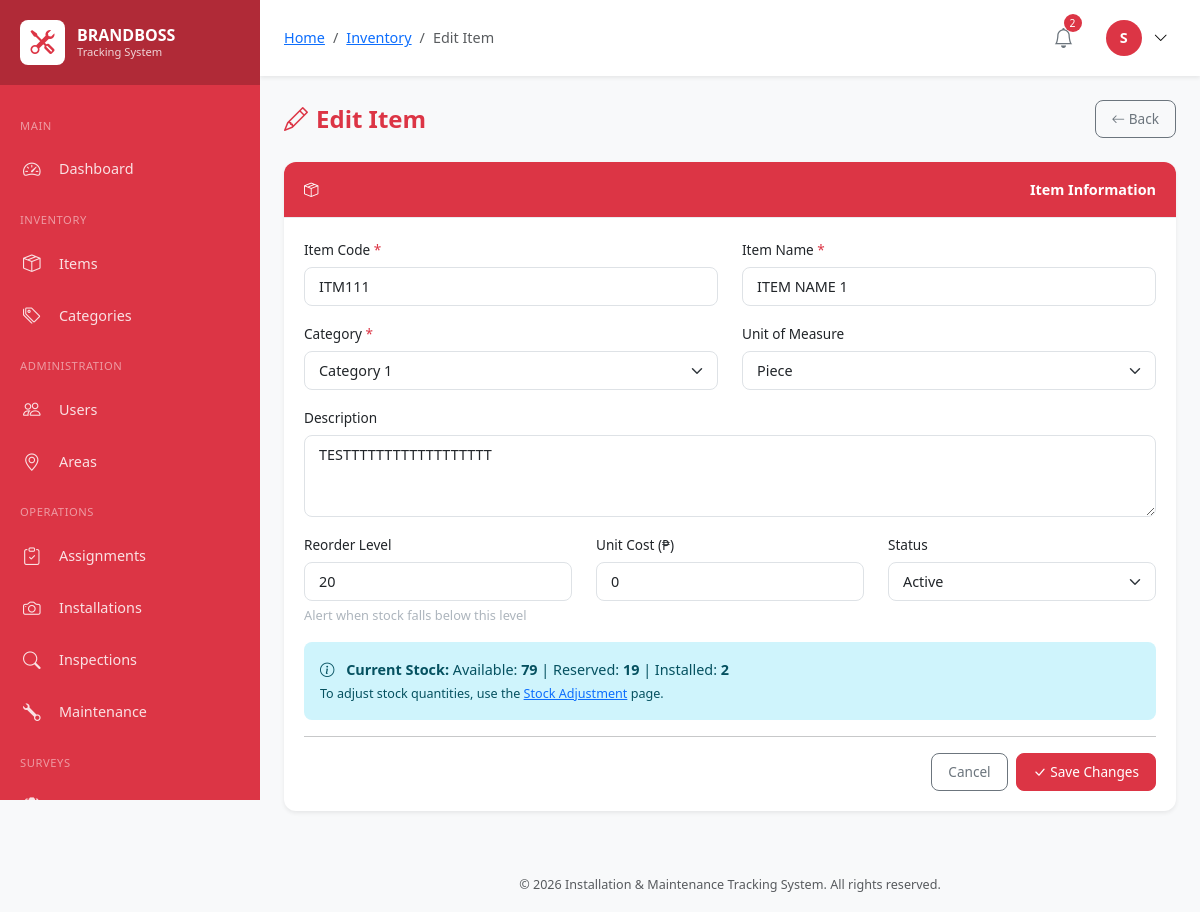
The app's page /modules/inventory/edit.php?id=1 (signed in) with its own data.
### tables this page shows
CREATE TABLE `users` (
  `id` int(10) UNSIGNED NOT NULL,
  `employee_id` varchar(50) NOT NULL,
  `username` varchar(100) NOT NULL,
  `password` varchar(255) NOT NULL,
  `email` varchar(150) NOT NULL,
  `full_name` varchar(200) NOT NULL,
  `phone` varchar(20) DEFAULT NULL,
  `role` enum('super_admin','user_1','user_2','user_3','user_4') NOT NULL,
  `profile_image` varchar(255) DEFAULT NULL,
  `status` enum('active','inactive','suspended') DEFAULT 'active',
  `last_login` datetime DEFAULT NULL,
  `created_by` int(10) UNSIGNED DEFAULT NULL,
  `created_at` timestamp NOT NULL DEFAULT current_timestamp(),
  `updated_at` timestamp NOT NULL DEFAULT current_timestamp() ON UPDATE current_timestamp()
);

CREATE TABLE `inventory_items` (
  `id` int(10) UNSIGNED NOT NULL,
  `item_code` varchar(50) NOT NULL,
  `item_name` varchar(200) NOT NULL,
  `category_id` int(10) UNSIGNED NOT NULL,
  `description` text DEFAULT NULL,
  `unit` varchar(50) DEFAULT 'piece',
  `quantity_available` int(10) UNSIGNED DEFAULT 0,
  `quantity_reserved` int(10) UNSIGNED DEFAULT 0,
  `quantity_installed` int(10) UNSIGNED DEFAULT 0,
  `reorder_level` int(10) UNSIGNED DEFAULT 10,
  `unit_cost` decimal(12,2) DEFAULT 0.00,
  `status` enum('active','inactive','discontinued') DEFAULT 'active',
  `created_by` int(10) UNSIGNED NOT NULL,
  `created_at` timestamp NOT NULL DEFAULT current_timestamp(),
  `updated_at` timestamp NOT NULL DEFAULT current_timestamp() ON UPDATE current_timestamp()
);

CREATE TABLE `item_categories` (
  `id` int(10) UNSIGNED NOT NULL,
  `category_name` varchar(150) NOT NULL,
  `description` text DEFAULT NULL,
  `status` enum('active','inactive') DEFAULT 'active',
  `created_at` timestamp NOT NULL DEFAULT current_timestamp(),
  `updated_at` timestamp NOT NULL DEFAULT current_timestamp() ON UPDATE current_timestamp()
);

### modules/inventory/edit.php (the view, shortened to what the rows shown need)
<?php
require_once '../../includes/header.php';
$db = Database::getInstance();
$errors = [];
$itemId = intval($_GET['id'] ?? $_POST['id'] ?? 0);
$item = $db->fetch("SELECT * FROM inventory_items WHERE id = ?", [$itemId]);
$categories = $db->fetchAll("SELECT * FROM item_categories WHERE status = 'active' ORDER BY category_name");
?>
<div class="d-flex justify-content-between align-items-center mb-4">
    <h1 class="page-title mb-0">
        <i class="bi bi-pencil me-2"></i>Edit Item
    </h1>
</div>
<div class="card">
    <div class="card-body">
        <form method="POST" action="">
            <div class="row">
                <div class="col-md-6 mb-3">
                    <label for="item_code" class="form-label">Item Code <span class="text-danger">*</span></label>
                    <input type="text" class="form-control <?php echo isset($errors['item_code']) ? 'is-invalid' : ''; ?>"
                           id="item_code" name="item_code"
                           value="<?php echo clean($_POST['item_code'] ?? $item['item_code']); ?>" required>
                </div>
                <div class="col-md-6 mb-3">
                    <label for="item_name" class="form-label">Item Name <span class="text-danger">*</span></label>
                    <input type="text" class="form-control <?php echo isset($errors['item_name']) ? 'is-invalid' : ''; ?>"
                           id="item_name" name="item_name"
                           value="<?php echo clean($_POST['item_name'] ?? $item['item_name']); ?>" required>
                </div>
                <div class="col-md-6 mb-3">
                    <label for="category_id" class="form-label">Category <span class="text-danger">*</span></label>
                    <select class="form-select <?php echo isset($errors['category_id']) ? 'is-invalid' : ''; ?>"
                            id="category_id" name="category_id" required>
                        <?php foreach ($categories as $cat): ?>
                        <option value="<?php echo $cat['id']; ?>"
                                <?php echo ($_POST['category_id'] ?? $item['category_id']) == $cat['id'] ? 'selected' : ''; ?>>
                            <?php echo clean($cat['category_name']); ?>
                        </option>
                        <?php endforeach; ?>
                    </select>
                </div>
                <div class="col-md-6 mb-3">
                    <label for="unit" class="form-label">Unit of Measure</label>
                    <select class="form-select" id="unit" name="unit">
                        <?php
                        $units = ['piece', 'set', 'box', 'roll', 'meter', 'kg'];
                        $currentUnit = $_POST['unit'] ?? $item['unit'];
                        foreach ($units as $u):
                        ?>
                        <option value="<?php echo $u; ?>" <?php echo $currentUnit == $u ? 'selected' : ''; ?>>
                            <?php echo ucfirst($u); ?>
                        </option>
                        <?php endforeach; ?>
                    </select>
                </div>
                <div class="col-12 mb-3">
                    <label for="description" class="form-label">Description</label>
                    <textarea class="form-control" id="description" name="description" rows="3"><?php echo clean($_POST['description'] ?? $item['description']); ?></textarea>
                </div>
                <div class="col-md-4 mb-3">
                    <label for="reorder_level" class="form-label">Reorder Level</label>
                    <input type="number" class="form-control" id="reorder_level" name="reorder_level"
                           value="<?php echo intval($_POST['reorder_level'] ?? $item['reorder_level']); ?>" min="0">
                    <div class="form-text">Alert when stock falls below this level</div>
                </div>
                <div class="col-md-4 mb-3">
                    <label for="unit_cost" class="form-label">Unit Cost (₱)</label>
                    <input type="number" class="form-control" id="unit_cost" name="unit_cost"
                           value="<?php echo floatval($_POST['unit_cost'] ?? $item['unit_cost']); ?>" min="0" step="0.01">
                </div>
                <div class="col-md-4 mb-3">
                    <label for="status" class="form-label">Status</label>
                    <select class="form-select" id="status" name="status">
                        <?php
                        $statuses = ['active', 'inactive', 'discontinued'];
                        $currentStatus = $_POST['status'] ?? $item['status'];
                        foreach ($statuses as $s):
                        ?>
                        <option value="<?php echo $s; ?>" <?php echo $currentStatus == $s ? 'selected' : ''; ?>>
                            <?php echo ucfirst($s); ?>
                        </option>
                        <?php endforeach; ?>
                    </select>
                </div>
            </div>
            <div class="alert alert-info">
                <i class="bi bi-info-circle me-2"></i>
                <strong>Current Stock:</strong>
                Available: <strong><?php echo number_format($item['quantity_available']); ?></strong> |
                Reserved: <strong><?php echo number_format($item['quantity_reserved']); ?></strong> |
                Installed: <strong><?php echo number_format($item['quantity_installed']); ?></strong>
                <br><small>To adjust stock quantities, use the <a href="stock.php?id=<?php echo $itemId; ?>">Stock Adjustment</a> page.</small>
            </div>
        </form>
    </div>
</div>
<?php require_once '../../includes/footer.php'; ?>

### includes/header.php (shortened to what the rows shown need)
<?php
require_once __DIR__ . '/../classes/Database.php';
require_once __DIR__ . '/../classes/Auth.php';
require_once __DIR__ . '/helpers.php';
$auth = Auth::getInstance();
$auth->requireAuth();
$currentUser = $auth->user();
?>
<!DOCTYPE html>
<html lang="en">
<head>
    <link href="https://cdn.jsdelivr.net/npm/bootstrap@5.3.2/dist/css/bootstrap.min.css" rel="stylesheet">
    <link href="https://cdn.jsdelivr.net/npm/bootstrap-icons@1.11.1/font/bootstrap-icons.css" rel="stylesheet">
    <link href="https://cdn.datatables.net/1.13.6/css/dataTables.bootstrap5.min.css" rel="stylesheet">
    <link href="<?php echo APP_URL; ?>/assets/css/style.css" rel="stylesheet">
    <link href="https://unpkg.com/leaflet@1.9.4/dist/leaflet.css" rel="stylesheet">
</head>
<body>
    <main class="main-content">
        <header class="top-navbar">
            <div class="navbar-right">
                <div class="dropdown user-dropdown">
                    <button class="user-btn" data-bs-toggle="dropdown">
                        <div class="user-avatar">
                            <?php echo strtoupper(substr($currentUser['full_name'], 0, 1)); ?>
                        </div>
                        <i class="bi bi-chevron-down ms-1"></i>
                    </button>
                </div>
            </div>
        </header>
        <div class="content-area">

### records on screen
users: full_name "S"
inventory_items: item_code "ITM111", item_name "ITEM NAME 1", category_id "Category 1", unit "Piece", description "TESTTTTTTTTTTTTTTTTTT", reorder_level "20", unit_cost "0", status "Active", quantity_available "79", quantity_reserved "19", quantity_installed "2"

### other values on screen
$crumb['title'] "Inventory"
$crumb['title'] "Edit Item"
$notificationCount "2"
APP_NAME "Installation & Maintenance Tracking System"
